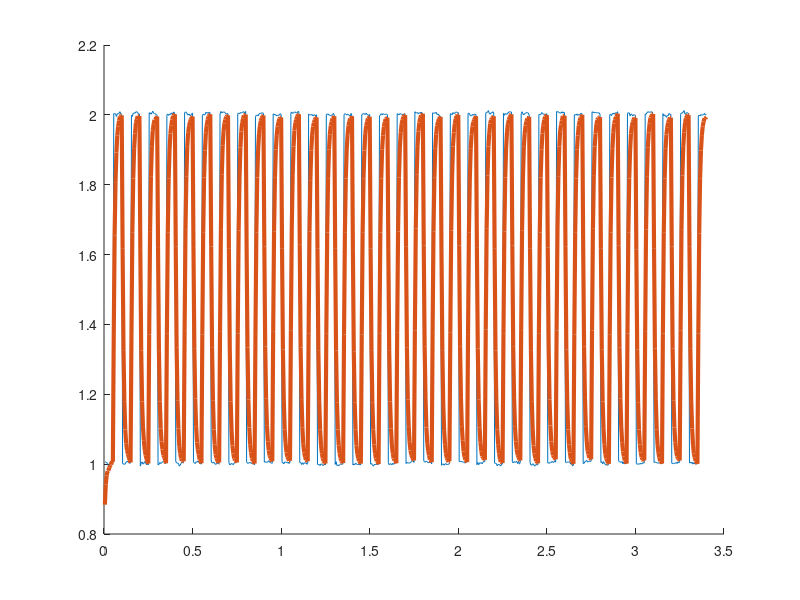
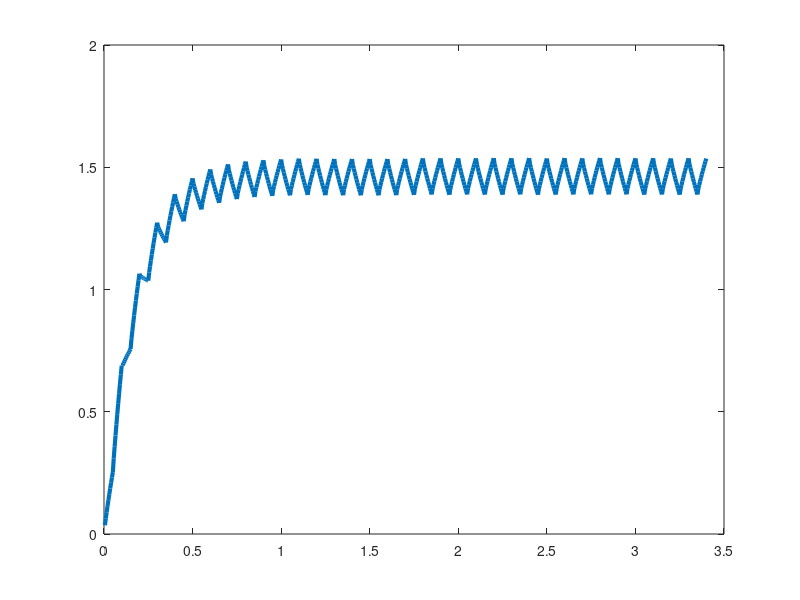

These charts were generated, in order, by the following MATLAB code:
clc, close all, clear all;
%% Valores teóricos
% Valores de componentes

pkg load signal
pkg load control

%%
function [Theta] = identificacionLS(n, u, y)
  Y = y(n+1:length(y));
  Phi = [];
  for i=n:-1:1
    Phi = [Phi y(i:(length(y)+i-n-1))];
  end
  for j=(n+1):-1:1
    Phi = [Phi u(j:(length(y)+j-n-1))];
  end
  Theta = (Phi'*Phi)^(-1)*Phi'*Y;
end

R1 = 10*1e3;
C1 = 1*1e-6;
R2 = 39*1e3;
C2 = 1*1e-6;

fs = 200; % frecuencia de muestreo
h = 1/fs;

num = [ 1 ];
den = [(R1*C1*R2*C2) (R1*C1+R1*C2+R2*C2) 1];

Hs= tf(num, den)

Hz = c2d(Hs, h, 'zoh')
disp(Hz);
[numz, denz] = tfdata(Hz, 'v');
%% Parte experimental

data_csv = csvread('v2TPFrcrcDatos_005_200Hz.csv');

u= data_csv(:,1);
y= data_csv(:,2);

u = u * 3.3 / 4095;
y = y * 3.3 / 4095;

t = 1:1:length(u);
t = t / fs;

% y = filter(numz, denz, u);

[Theta_LS_1] = identificacionLS(1, u, y);
numz_LS_1 = [Theta_LS_1(2) Theta_LS_1(3)];
denz_LS_1 = [1 -Theta_LS_1(1)];

[Theta_LS_2] = identificacionLS(2, u, y);
numz_LS_2 = [Theta_LS_2(3) Theta_LS_2(4) Theta_LS_2(5)]
denz_LS_2 = [1 -Theta_LS_2(1) -Theta_LS_2(2)]

[Theta_LS_3] = identificacionLS(3, u, y);
numz_LS_3 = [Theta_LS_3(4) Theta_LS_3(5) Theta_LS_3(6) Theta_LS_3(7)];
denz_LS_3 = [1 -Theta_LS_3(1) -Theta_LS_3(2) -Theta_LS_3(3)];


y_LS_1 = filter(numz_LS_1, denz_LS_1, u);
J_1 = (y-y_LS_1)'*(y-y_LS_1)/2

y_LS_2 = filter(numz_LS_2, denz_LS_2, u);
J_2 = (y-y_LS_2)'*(y-y_LS_2)/2

y_LS_3 = filter(numz_LS_3, denz_LS_3, u);
J_3 = (y-y_LS_3)'*(y-y_LS_3)/2

%% Plot


figure;
hold on;
plot(t, u)
plot(t, y, 'LineWidth', 3)
% plot(t, y_LS_1, 'LineWidth', 3)
% plot(t, y_LS_2, '--', 'LineWidth', 3)
% legend('u', 'y', 'y_LS_1', 'y_LS_2')

##numz_sys=numz_LS_2(2:3);
##denz_sys=denz_LS_2;


numz_sys=[3.5584e-02,  3.3715e-03,  -1.9872e-03];
denz_sys=[1.0000,  -0.6533,  -0.3087];

 y2 = filter(numz_sys, denz_sys, u);

figure(2);

plot(t, u, 'LineWidth', 3)
plot(t, y2, 'LineWidth', 3)
